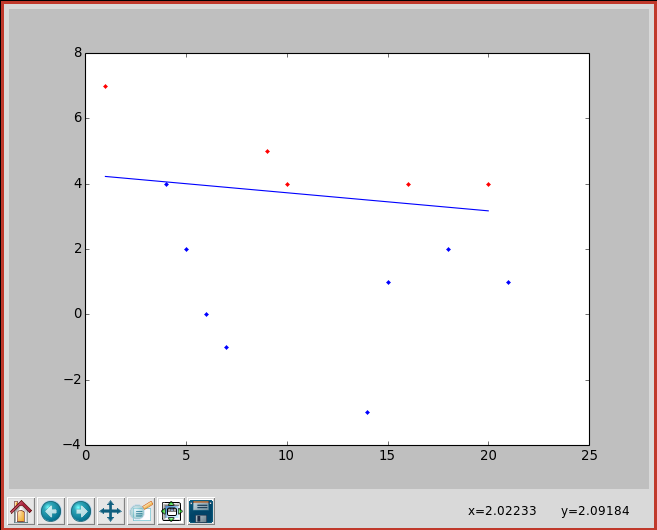

Generate this figure with Python:
#!/usr/bin/python

import numpy as np
import matplotlib.pyplot as plt

MAX_IT = 10000
LEARNING_RATE = 0.05

all_data = np.array([
    [1, 7, 1],
    [4, 4, 1],
    [5, 2, 0],
    [6, 0, 0],
    [7, -1, 0],
    [9, 5, 1],
    [10, 4, 1],
    [14, -3, 0],
    [15, 1, 0],
    [16, 4, 1],
    [18, 2, 0],
    [20, 4, 1],
    [21, 1, 0],
    ])


if __name__ == '__main__':
    yes_xs = []
    yes_ys = []
    no_xs = []
    no_ys = []
    for datum in all_data:
        if (datum[2] == 1):
            yes_xs.append(datum[0])
            yes_ys.append(datum[1])
        else:
            no_xs.append(datum[0])
            no_ys.append(datum[1])

    N = len(all_data)
    w = np.random.random_sample(3)
    print 'initial w: ' ,w
    bias = 1
    errors = np.ones(N)
    it = 0

    while it < MAX_IT and not np.array_equal(errors, np.zeros(N)):
        i = 0
        for datum in all_data:
            x = (bias, datum[0], datum[1])
            y = datum[2]
            y_hat = 1 if sum(w*x) >= 0 else 0
            error = y - y_hat

            w[0] += LEARNING_RATE * error * bias
            w[1] += LEARNING_RATE * error * datum[0]
            w[2] += LEARNING_RATE * error * datum[1]

            errors[i] = error
            i += 1

        it += 1

    print 'final w: ', w
    print 'iterations needed: ', it

    x1 = min(min(no_xs), min(yes_xs))
    x2 =  max(max(no_xs), max(yes_xs))

    w[2] = 0.00001 if w[2] == 0 else w[2] # dividing by zero is a no-no

    y1 = -(bias * w[0]  + x1 * w[1]) / w[2]
    y2 = -(bias * w[0]  + x2 * w[1]) / w[2]

    plt.plot([x1, x2], [y1, y2])
    plt.plot(yes_xs, yes_ys, 'r.')
    plt.plot(no_xs, no_ys, 'b.')
    plt.show()
